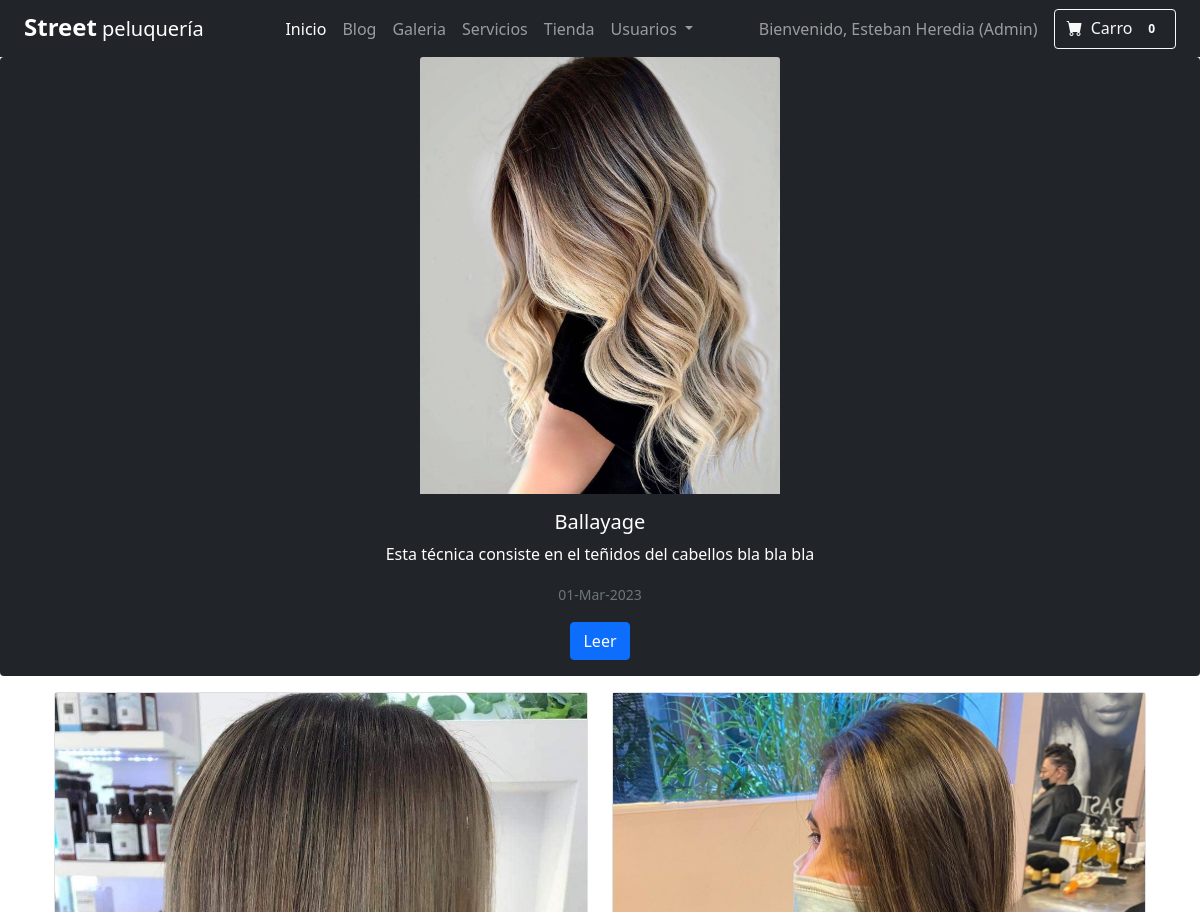
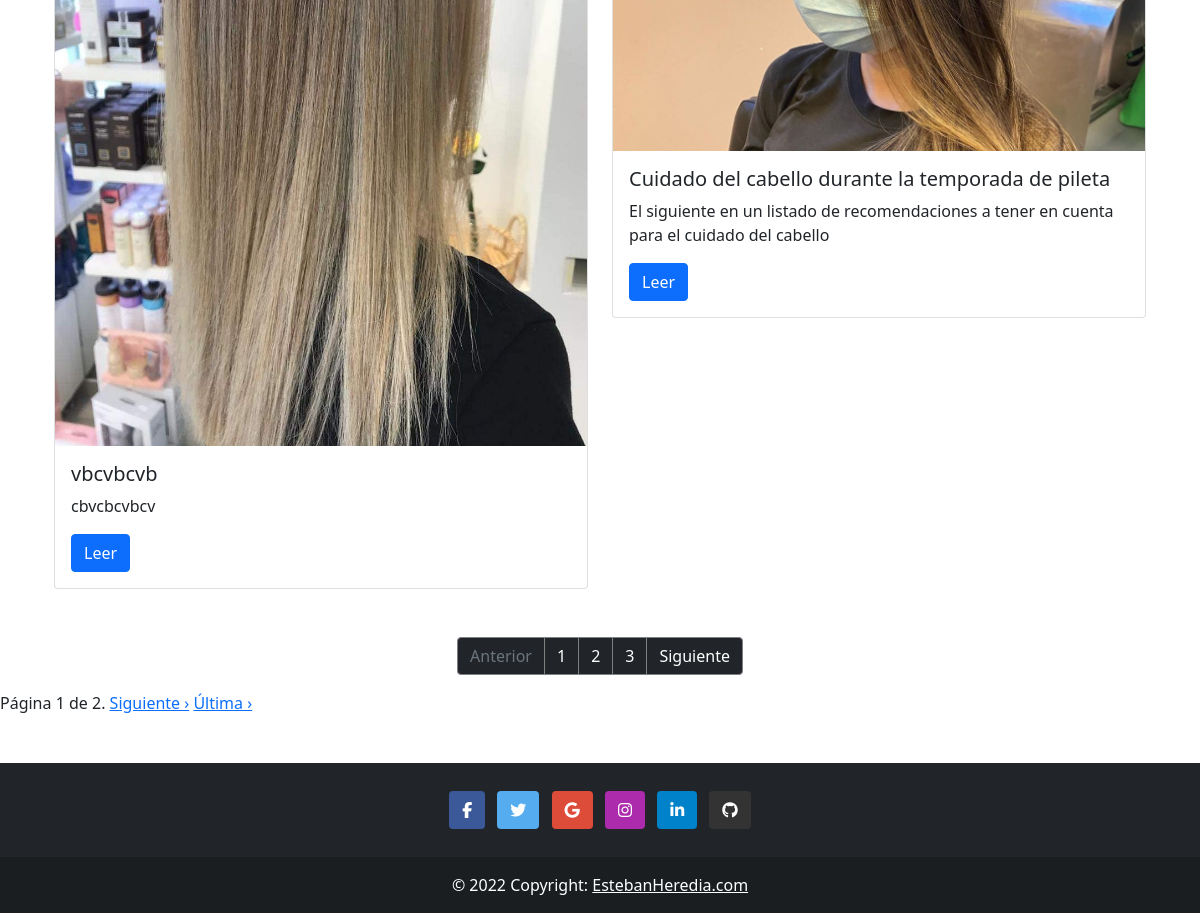
Page /lista_post (signed in) on the committed database (2 pictures, top to bottom).
### blog/models.py (models this page shows, shortened)
class Post(models.Model):
    ESTADO = [
        ('publicado', 'Publicado'),
        ('borrador', 'Borrador'),
        ('eliminado', "Eliminado")
    ]
    titulo = models.CharField(max_length=255)
    cuerpo = models.TextField()
    creado_en = models.DateTimeField()
    publicado_en = models.DateTimeField()
    estado = models.CharField(max_length=255, choices=ESTADO)
    slug = models.SlugField()
    autor = models.ForeignKey(Autor, on_delete=models.CASCADE)
    categoria = models.ForeignKey(Categoria, on_delete=models.SET_NULL, null=True)
    imagen = models.ImageField(upload_to='blog/images')
    etiquetas = models.ManyToManyField(Tag)

### blog/views.py (the view)
# urls.py: path('lista_post', views.lista_post, name='lista_post'),
def lista_post(request):
    params = {}
    post_list = Post.objects.filter(estado="publicado").order_by('-publicado_en')[1:]
    paginador = Paginator(post_list, 2) # Mostramos 2 post por pagina
    nro_pagina = request.GET.get('page')
    page_obj = paginador.get_page(nro_pagina) # Obtengo los post de esa pagína para pasarlos al template
    params["page_obj"] = page_obj
    post_principal = Post.objects.filter(estado="publicado").order_by('-publicado_en').first()
    params["post_principal"] = post_principal
    return render(request, 'blog/posts.html', params)

### templates/blog/posts.html (shortened to what this page needs)
{% extends "layout.html" %} {% load i18n %} {% block blog %}
<div class="card mb-3 border-0 bg-dark ">
  <img class="card-img-top"
    src="{{post_principal.imagen.url}}"
    style="width: 30%; margin: auto auto"
    alt=""
  />
  <center>
    <div class="card-body" style="color: white;">
      <h5 class="card-title">{{post_principal.titulo}}</h5>
      <p class="card-text">
        {{post_principal.cuerpo}}
      </p>
      <p class="card-text">
        <small class="text-muted">{{post_principal.publicado_en|date:"d-M-Y"}}</small>
      </p>
      <a href="#!" class="btn btn-primary">Leer</a>
    </div>
  </center>
</div>
<div class="container">
  <div class="row">
    {% for post in page_obj %}
      <div class="col-6">
        <div class="card">
          <div
            class="bg-image hover-overlay ripple"
            data-mdb-ripple-color="light"
          >
            <img
              src="{{post.imagen.url}}"
              class="img-fluid"
            />
          </div>
          <div class="card-body">
            <h5 class="card-title">{{post.titulo}}</h5>
            <p class="card-text">
              {{post.cuerpo}}
            </p>
            <a href="#!" class="btn btn-primary">Leer</a>
          </div>
        </div>
      </div>
    {% empty %}
      <p>No hay mas Post publicados...</p>
    {% endfor %}
  </div>
</div>
<section>
  <nav aria-label="Page navigation example"  >
    <ul class="pagination justify-content-center mt-5" >
      <li class="page-item disabled">
        <a class="page-link bg-dark" style="border-color: grey;">Anterior</a>
      </li>
      <li class="page-item" ><a class="page-link bg-dark" style="border-color: grey; color: white;" href="#">1</a></li>
      <li class="page-item"><a class="page-link bg-dark" style="border-color:grey; color: white;" href="#">2</a></li>
      <li class="page-item"><a class="page-link bg-dark" style="border-color: grey; color: white;" href="#">3</a></li>
      <li class="page-item">
        <a class="page-link bg-dark" style="border-color: grey; color: white;" href="#">Siguiente</a>
      </li>
    </ul>
  </nav>
</section>
<div class="pagination">
  <span class="step-links">
    <span class="current-page">
      Página {{ page_obj.number }} de {{ page_obj.paginator.num_pages }}.
    </span>
    {% if page_obj.has_next %}
      <a href="?page={{ page_obj.next_page_number}}">Siguiente &rsaquo;</a>
      <a href="?page={{ page_obj.paginator.num_pages }}">Última &rsaquo;</a>
    {% endif %}
  </span>
</div>
{% endblock blog %}

### templates/layout.html (shortened to what this page needs)
{% extends "base.html" %}
{% load i18n %}
{% block content %}
<div class="container-fluid p-0" style="background-color: rgb(255, 187, 0)">
  <div class="row p-0">
    <div class="col-12">
      <nav class="navbar navbar-expand-lg navbar-dark bg-dark">
        <div class="container-fluid">
          <a class="navbar-brand" href="/">
            <h4 class="fw-bolder" style="display:inline;">Street</h5>
              <p style="display:inline;"> peluquería</p>
          </a>
          <div class="collapse navbar-collapse" id="navbarNavDropdown">
            <ul class="navbar-nav mx-auto">
              <li class="nav-item">
                <a class="nav-link active" aria-current="page" href="/">Inicio</a>
              </li>
              <li class="nav-item">
                <a class="nav-link" href="{% url 'blog:lista_post' %}">Blog</a>
              </li>
              <li class="nav-item">
                <a class="nav-link" href="{% url 'galeria' %}">Galeria</a>
              </li>
              <li class="nav-item">
                <a class="nav-link" href="{% url 'servicios' %}">Servicios</a>
              </li>
              <li class="nav-item">
                <a class="nav-link" href="{% url 'tienda_index' %}">Tienda</a>
              </li>
              <li class="nav-item dropdown">
                <a class="nav-link dropdown-toggle" href="#" role="button" data-bs-toggle="dropdown"
                  aria-expanded="false">
                  Usuarios
                </a>
              </li>
            </ul>
            <form class="d-flex">
              {% if request.user.is_authenticated %}
                {% if request.user.is_staff or request.user.is_superuser %}
                  <span class=" me-3 navbar-text" style="display:inline;">Bienvenido, {{ request.user.first_name }} {{ request.user.last_name }} (Admin) </span>
                {% else %}
                  <span class=" me-3 navbar-text" style="display:inline;">Bienvenido, {{ request.user.first_name }} {{ request.user.last_name }}</span>
                {% endif %}
              {% endif %}
              <button class="btn btn-outline-light" type="submit"  formaction="{% url 'carrito' %}">
                <i class="bi-cart-fill me-1" ></i>
                Carro
                <span class="badge bg-dark text-white ms-1 rounded-pill">0</span>
              </button>
            </form>
          </div>
        </div>
      </nav>
    </div>
  </div>
</div>
{% block blog %} {% endblock %}
<footer class="bg-dark text-center text-white mt-5">
  <div class="container p-4 pb-0">
    <section class="mb-4">
      <a class="btn text-white btn-floating m-1" style="background-color: #3b5998" href="#!" role="button"><i
          class="fab fa-facebook-f"></i></a>
      <a class="btn text-white btn-floating m-1" style="background-color: #55acee" href="#!" role="button"><i
          class="fab fa-twitter"></i></a>
      <a class="btn text-white btn-floating m-1" style="background-color: #dd4b39" href="#!" role="button"><i
          class="fab fa-google"></i></a>
      <a class="btn text-white btn-floating m-1" style="background-color: #ac2bac" href="#!" role="button"><i
          class="fab fa-instagram"></i></a>
      <a class="btn text-white btn-floating m-1" style="background-color: #0082ca" href="#!" role="button"><i
          class="fab fa-linkedin-in"></i></a>
      <a class="btn text-white btn-floating m-1" style="background-color: #333333" href="#!" role="button"><i
          class="fab fa-github"></i></a>
    </section>
  </div>
  <div class="text-center p-3" style="background-color: rgba(0, 0, 0, 0.2)">
    © 2022 Copyright:
    <a class="text-white" href="">EstebanHeredia.com</a>
  </div>
</footer>
{% endblock %}

### rows in the picture
Post: imagen (picture), titulo "Ballayage", cuerpo "Esta técnica consiste en el teñidos del cabellos bla bla bla", publicado_en "01-Mar-2023"
Post: imagen (picture), titulo "vbcvbcvb", cuerpo "cbvcbcvbcv"
Post: imagen (picture), titulo "Cuidado del cabello durante la temporada de pileta", cuerpo "El siguiente en un listado de recomendaciones a tener en cuenta para el cuidado del cabello"

### other values in the picture
{{ request.user.first_name }} "Esteban"
{{ request.user.last_name }} "Heredia"
{{ page_obj.number }} "1"
{{ page_obj.paginator.num_pages }} "2"
